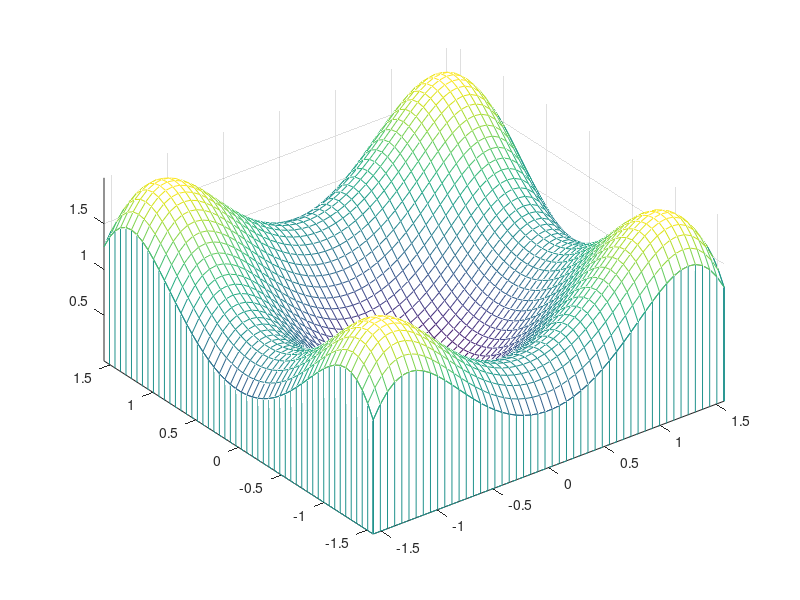

This figure's MATLAB source:
%       z = sin^2 x+sin^2 y ,    |x|<=pi/2, |y|<=pi/2.

x = linspace(-pi/2,pi/2,50) ;
y =x ;
[x,y] = meshgrid(x,y) ;
 z = sin(x.^2)+sin(y.^2) ;
 %mesh(z)
 meshz(x,y,z) , axis tight
 view(-37.5,50)
